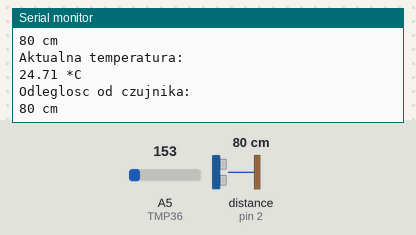
The sketch below on a simulated Arduino Uno, built with avr-gcc and run on an emulated ATmega328P. Shown: the last lines printed to the serial monitor. Wiring (inferred from the names in the program): ultrasonic range finder: trigger pin 4; echo pin 2. The test bench sets the inputs (shaded band); at power-on: distance to the obstacle (sensor on pin 2) 80 cm, A5 (TMP36) = 153. The echo pulse lasts 58.3 µs per cm.

Above: at 1.8 s.
1.9 s: distance to the obstacle (sensor on pin 2) set to 2 cm
At 2.8 s:
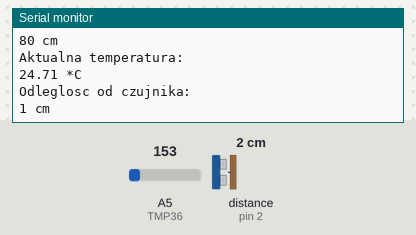
3.4 s: A5 (TMP36) set to 165
At 4.4 s:
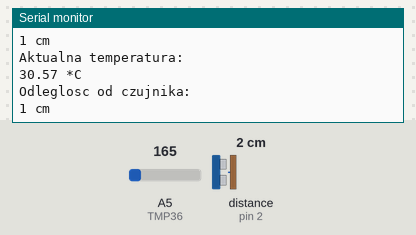
4.9 s: distance to the obstacle (sensor on pin 2) set to 4 cm
At 5.8 s:
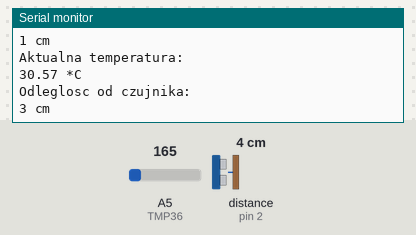
6.4 s: A5 (TMP36) set to 175
At 7.8 s:
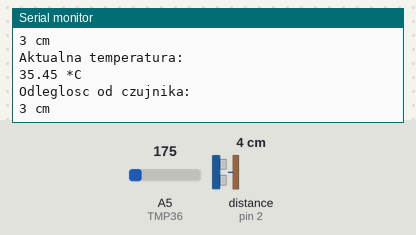
Timing chart, 0 to 8.9 s (numbered marks = the images above; inputs shaded):
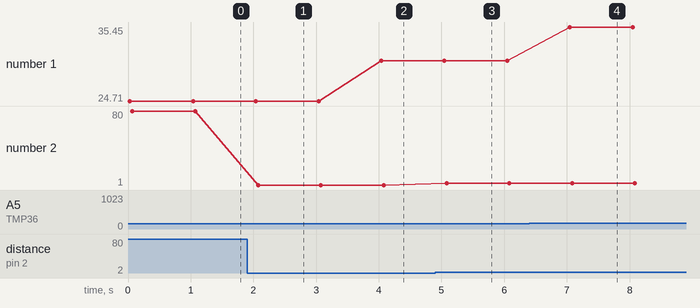

Measured:
- after the input at 1.9 s, the serial monitor: prints a new line after 0.18 s (image 1)
- after the input at 3.4 s, the serial monitor: prints a new line after 0.64 s (image 2)
- after the input at 4.9 s, the serial monitor: prints a new line after 0.18 s (image 3)
- after the input at 6.4 s, the serial monitor: prints a new line after 0.65 s (image 4)
- plotted number 1: 24.71 → 30.57 after the input at 3.4 s, 30.57 → 35.45 after the input at 6.4 s
- plotted number 2: 80 → 1 after the input at 1.9 s, 1 → 3 after the input at 4.9 s

The sketch:

czujniki.ino
```cpp
#define trigPin 4
#define echoPin 2
#define TMP36 A5
void setup() {
  Serial.begin (9600);
  pinMode(trigPin, OUTPUT);
  pinMode(echoPin, INPUT);
}

void loop() {
  int odebrana = analogRead(TMP36);
  float napiecie = odebrana * 5.0;
  napiecie /= 1024.0;
  long czas, dystans;
  float temperatura = (napiecie - 0.5) * 100 ;
  digitalWrite(trigPin, LOW);
  delayMicroseconds(2);
  digitalWrite(trigPin, HIGH);
  delayMicroseconds(10);
  digitalWrite(trigPin, LOW);

  czas = pulseIn(echoPin, HIGH);
  dystans = czas / 58;
  {
  digitalWrite(8,HIGH);
  Serial.println("Aktualna temperatura: ");
  Serial.print(temperatura);
  Serial.println(" *C");
  Serial.println("Odleglosc od czujnika: ");
  Serial.print(dystans);
  Serial.println(" cm");


  digitalWrite(8,LOW);
  delay(1000);
  }
}
```
